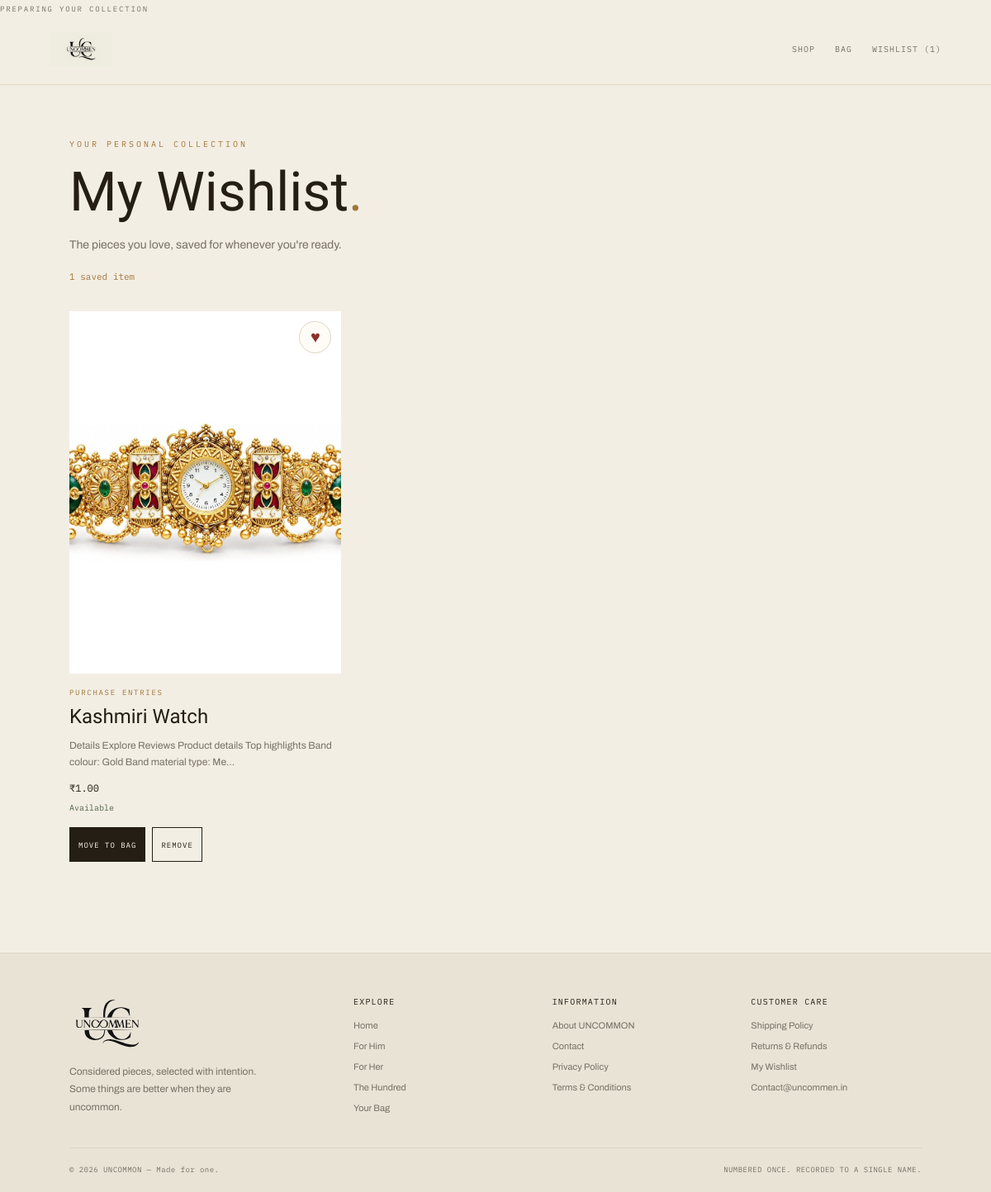
Page /wishlist/ (signed in) on the committed database.
### admin_panel/models.py (models this page shows, shortened)
class Product(models.Model):
    category = models.ForeignKey(
        Category,
        on_delete=models.PROTECT,
        related_name="products"
    )
    product_name = models.CharField(max_length=150)
    overview = models.CharField(
        max_length=300,
        blank=True
    )
    description = models.TextField(blank=True)
    price = models.DecimalField(
        max_digits=10,
        decimal_places=2
    )
    stock = models.PositiveIntegerField(default=0)
    image = models.ImageField(
        upload_to="products/",
        blank=True,
        null=True
    )
    image2 = models.ImageField(
        upload_to="products/",
        blank=True,
        null=True
    )
    image3 = models.ImageField(
        upload_to="products/",
        blank=True,
        null=True
    )
    image4 = models.ImageField(
        upload_to="products/",
        blank=True,
        null=True
    )
    is_rare = models.BooleanField(default=False)
    is_limited = models.BooleanField(default=False)
    created_at = models.DateTimeField(auto_now_add=True)

class Category(models.Model):
    SECTION_CHOICES = [
        ('HIM', 'Him'),
        ('HER', 'Her'),
        ('RARE', 'Rare'),
    ]
    section = models.CharField(
        max_length=10,
        choices=SECTION_CHOICES
    )
    category_name = models.CharField(
        max_length=100
    )
    description = models.TextField(
        blank=True
    )

### customer/views.py (the view, shortened to what this page needs)
# urls.py: path('wishlist/', views.wishlist_view, name='wishlist_view'),
def wishlist_view(request):
    customer = get_logged_in_customer(request)
    if customer:
        wishlist_products = Product.objects.filter(
            wishlisted_by__customer=customer
        ).select_related('category').order_by(
            '-wishlisted_by__created_at'
        )
    return render(request, 'customer/wishlist.html', {
        'customer': customer,
        'wishlist_products': wishlist_products,
        'wishlist_count': len(wishlist_products),
    })

### customer/views.py (called while the page is built)
def get_logged_in_customer(request):
    customer_id = request.session.get("customer_id")
    if not customer_id:
        return None
    return Customer.objects.filter(id=customer_id).first()

### templates/customer/wishlist.html (shortened to what this page needs)
{% load static %}
<!DOCTYPE html>
<html lang="en">
<head>
</head>
<body class="is-loading">
    <span class="loader-label">Preparing your collection</span>
<nav class="navbar">
    <a href="{% url 'customer_home' %}" class="brand" aria-label="UNCOMMON home">
        <img
            src="{% static 'customer/images/uncommon-logo.png' %}"
            alt="UNCOMMON"
        >
    </a>
    <div class="nav-links">
        <a href="{% url 'customer_home' %}">Shop</a>
        <a href="{% url 'bag_view' %}">Bag</a>
        <a href="{% url 'wishlist_view' %}">
            Wishlist ({{ wishlist_count }})
        </a>
    </div>
</nav>
<main class="page">
    <p class="eyebrow">Your personal collection</p>
    <h1>
        My Wishlist<span style="color: var(--gold);">.</span>
    </h1>
    <p class="intro">
        The pieces you love, saved for whenever you're ready.
    </p>
    <p class="count">
        {{ wishlist_count }} saved item{{ wishlist_count|pluralize }}
    </p>
    {% if wishlist_products %}
        <section class="grid">
            {% for product in wishlist_products %}
                <article class="product">
                    <div class="image-wrap">
                        <a
                            href="{% url 'section_products' 'HIM' %}"
                            aria-label="Browse products"
                        >
                            {% if product.image %}
                                <img
                                    class="product-image"
                                    src="{{ product.image.url }}"
                                    alt="{{ product.product_name }}"
                                    loading="lazy"
                                >
                            {% else %}
                                <div class="image-placeholder">
                                    INSOLO
                                </div>
                            {% endif %}
                        </a>
                        <form
                            method="POST"
                            action="{% url 'remove_from_wishlist' product.id %}"
                        >
                            <button
                                class="heart"
                                type="submit"
                                aria-label="Remove {{ product.product_name }} from wishlist"
                                title="Remove from wishlist"
                            >
                                ♥
                            </button>
                        </form>
                    </div>
                    <div class="product-info">
                        {% if product.category %}
                            <p class="category">
                                {{ product.category.category_name }}
                            </p>
                        {% endif %}
                        <h2 class="product-name">
                            {{ product.product_name }}
                        </h2>
                        {% if product.description %}
                            <p class="description">
                                {{ product.description|truncatechars:100 }}
                            </p>
                        {% endif %}
                        <p class="price">
                            ₹{{ product.price|floatformat:2 }}
                        </p>
                        {% if product.stock > 0 %}
                            <p class="availability">
                                Available
                            </p>
                        {% else %}
                            <p class="availability out">
                                Currently out of stock
                            </p>
                        {% endif %}
                        <div class="actions">
                            <form
                                method="POST"
                                action="{% url 'move_to_bag' product.id %}"
                            >
                                <button
                                    class="btn btn-bag"
                                    type="submit"
                                >
                                    Move to Bag
                                </button>
                            </form>
                            <form
                                method="POST"
                                action="{% url 'remove_from_wishlist' product.id %}"
                            >
                                <button
                                    class="btn btn-remove"
                                    type="submit"
                                >
                                    Remove
                                </button>
                            </form>
                        </div>
                    </div>
                </article>
            {% endfor %}
        </section>
    {% endif %}
</main>
<footer class="site-footer">
    <div class="footer-wrap">
        <div class="footer-grid">
            <div class="footer-brand">
                <p>
                    Considered pieces, selected with intention.
                    Some things are better when they are uncommon.
                </p>
            </div>
            <div>
                <h3 class="footer-heading">Explore</h3>
                <div class="footer-links">
                    <a href="{% url 'customer_home' %}">Home</a>
                    <a href="{% url 'section_products' 'HIM' %}">
                        For Him
                    </a>
                    <a href="{% url 'section_products' 'HER' %}">
                       For Her
                    </a>
                    <a href="{% url 'section_products' 'RARE' %}">
                        The Hundred
                    </a>
                    <a href="{% url 'bag_view' %}">Your Bag</a>
                </div>
            </div>
            <div>
                <h3 class="footer-heading">Information</h3>
                <div class="footer-links">
                    <button
                        type="button"
                        data-open-legal="about-modal"
                    >
                        About UNCOMMON
                    </button>
                    <button
                        type="button"
                        data-open-legal="contact-modal"
                    >
                        Contact
                    </button>
                    <button
                        type="button"
                        data-open-legal="privacy-modal"
                    >
                        Privacy Policy
                    </button>
                    <button
                        type="button"
                        data-open-legal="terms-modal"
                    >
                        Terms &amp; Conditions
                    </button>
                </div>
            </div>
            <div>
                <h3 class="footer-heading">Customer Care</h3>
                <div class="footer-links">
                    <button
                        type="button"
                        data-open-legal="shipping-modal"
                    >
                        Shipping Policy
                    </button>
                    <button
                        type="button"
                        data-open-legal="refund-modal"
                    >
                        Returns &amp; Refunds
                    </button>
                    <a href="{% url 'wishlist_view' %}">
                        My Wishlist
                    </a>
                    <a href="mailto:Contact@uncommen.in">
                        Contact@uncommen.in
                    </a>
                </div>
            </div>
        </div>
        <div class="footer-bottom">
            <span>
                © {% now "Y" %} UNCOMMON — Made for one.
            </span>
            <span>
                NUMBERED ONCE. RECORDED TO A SINGLE NAME.
            </span>
        </div>
    </div>
</footer>
</body>
</html>

### rows in the picture
Product: image (picture), category.category_name "PURCHASE ENTRIES", product_name "Kashmiri Watch", description "Details Explore Reviews Product details Top highlights Band colour: Gold Band material type: Me…", price "1.00", stock "Available"

### other values in the picture
{{ wishlist_count }} "1"
